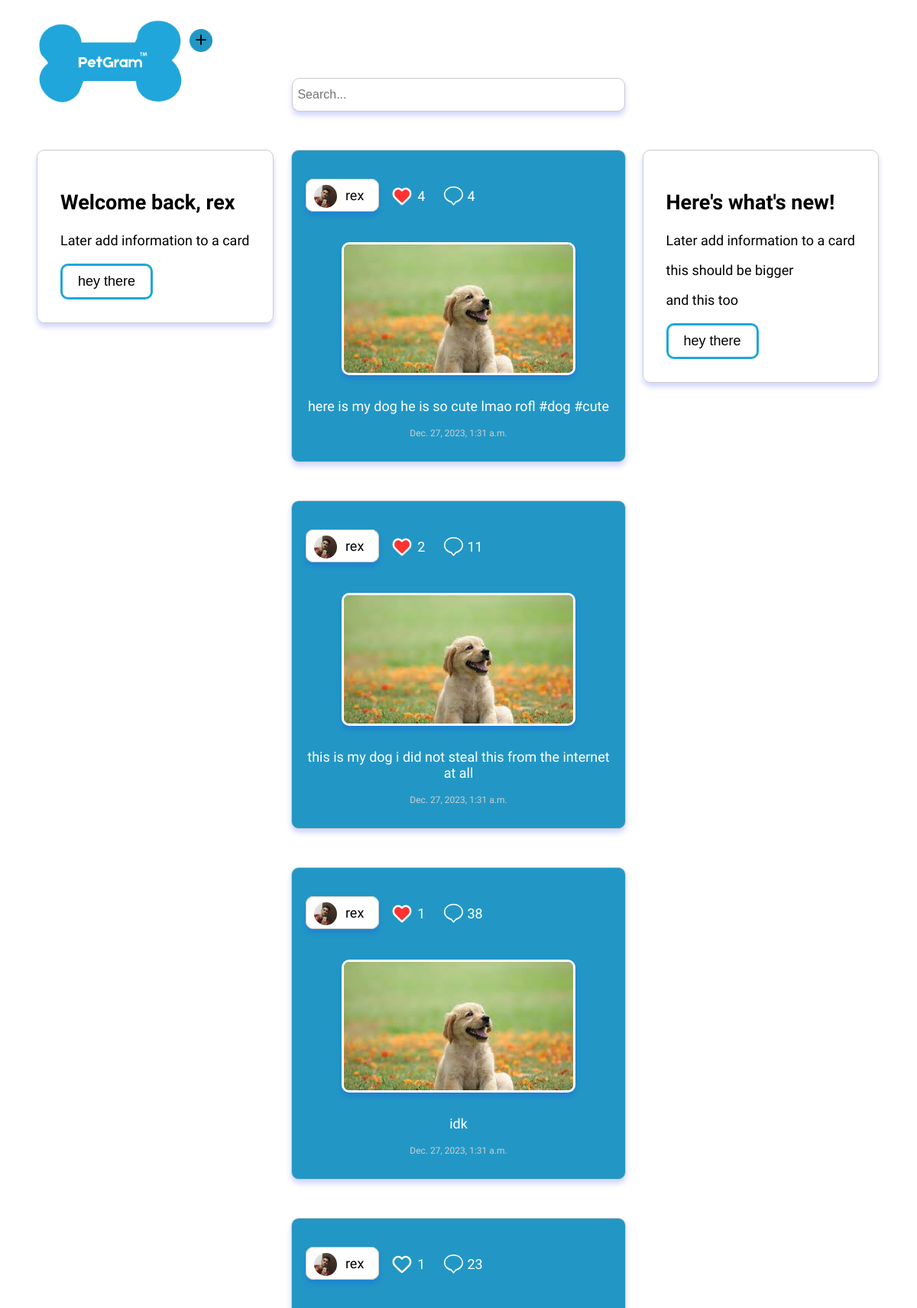
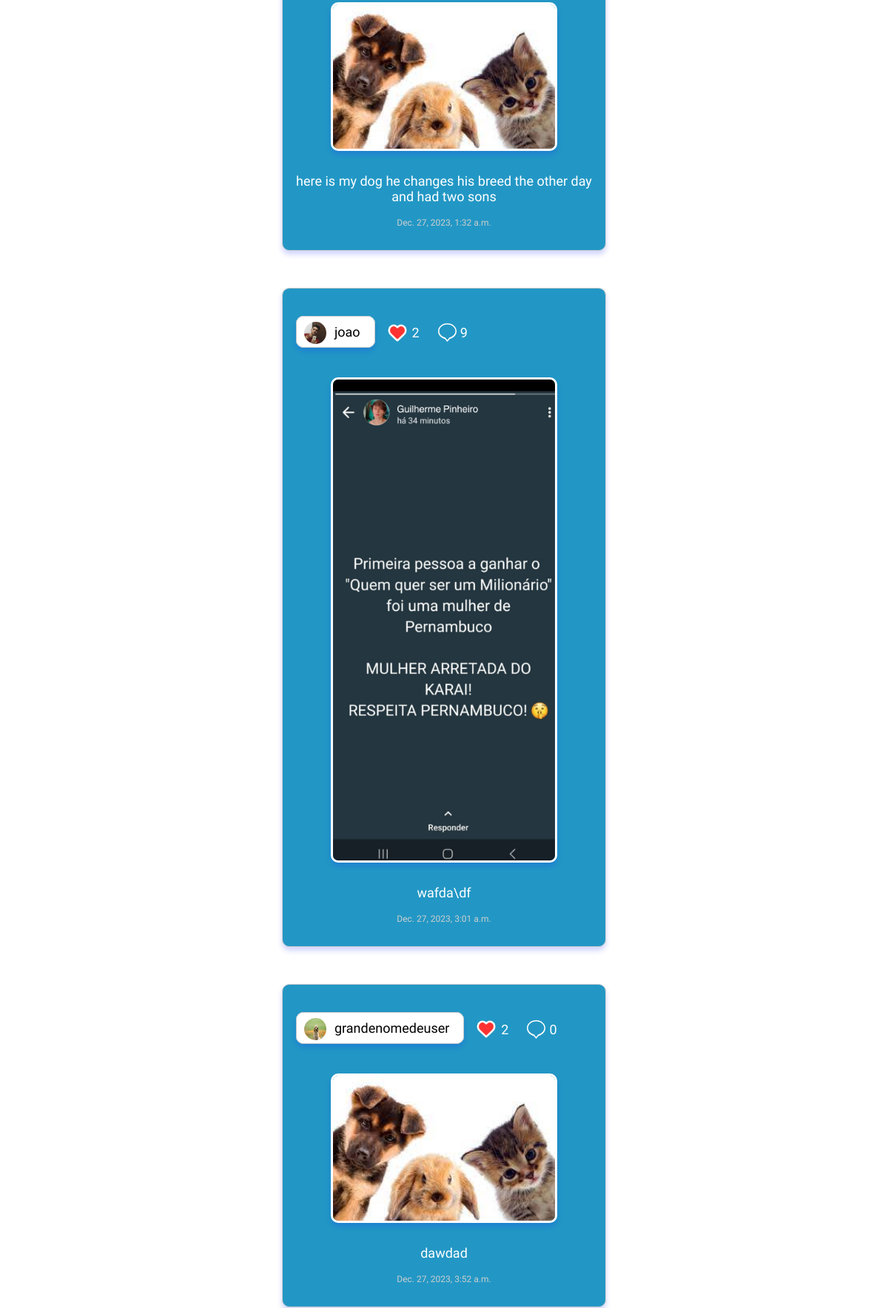
Screenshot of /home/ (signed in, upper part) with the database file from the repository (2 pictures, top to bottom).
### myapp/models.py (models this page shows, shortened)
class User(AbstractUser):
    profile_image = models.ImageField(null=True, blank=True, upload_to='images/')
    phone = models.CharField(max_length=20, null = True, blank=True)
    address = models.CharField(max_length=50 , null=True, blank=True)
    amount_of_followers = models.IntegerField(default=0)
    amount_of_following = models.IntegerField(default=0)
    followers = models.ManyToManyField('self', blank=True)

class Post(models.Model):
    user_profile = models.ForeignKey(UserProfile, on_delete=models.CASCADE, null=True)
    user = models.ForeignKey(User, on_delete=models.CASCADE, null=True, blank=True)
    image = models.ImageField(null=True, upload_to='images/')
    description = models.CharField(max_length=500, null=True, blank=True)
    date = models.DateTimeField(auto_now_add=True)
    likes = models.IntegerField(default=0)
    comment = models.IntegerField(default=0)
    who_liked = models.ManyToManyField(User, related_name='liked_posts', blank=True)

class UserProfile(models.Model):
    user = models.OneToOneField(User, on_delete=models.CASCADE)
    profile_image = models.ImageField(upload_to='images/', default='images/defaultuser.png')
    bio = models.CharField(max_length=100, null=True, blank=True)

### myapp/views.py (the view)
# urls.py: 2. Add a URL to urlpatterns:  path('', views.home, name='home')
@login_required
def home(request, selected_username=None):
    current_user = request.user
    if current_user.is_authenticated:
        posts = Post.objects.all()  # Retrieve all instances of a post
        if selected_username:
            try:
                user_profile = UserProfile.objects.get(user__username=selected_username)
            except UserProfile.DoesNotExist:
                user_profile = None
        else:
            user_profile = current_user.userprofile
        liked_posts = Likes.objects.filter(user=current_user).values_list('post', flat=True)
        return render(request, 'home.html', {'posts': posts, 'user_profile': user_profile, 'liked_posts': liked_posts})
    else:
        return redirect('login')

### myapp/templates/home.html (shortened to what this page needs)
{% extends "homebase.html" %}
{% block content %}
<!DOCTYPE html>
<html lang="en">
<head>
</head>
<body>
    {% load static %}
        <img id="logo" src="{% static 'img/logo.png' %}" alt="Petgram Logo">
        <a href="{% url 'create' %}">
            <img id="new" src="{% static 'img/addNewpost.png' %}" alt="Add a new post" title="Add a new post">
        </a>
        <div class="search-bar">
            <input type="text" placeholder=" Search...">
        </div>
    <div class="posts">
        <div class="card2">
            <div class="card-content">
                <h2>Here's what's new!</h2>
                <p>Later add information to a card</p>
                <p>this should be bigger</p>
                <p>and this too</p>
                <button>hey there</button>
            </div>
        </div>
        <div class="posts">
            <div class="card">
                <div class="card-content">
                    <h2>Welcome back, {{user.username}}</h2>
                    <p>Later add information to a card</p>
                    <button>hey there</button>
                </div>
            </div>
        {% for post in posts %}
        <div class="post">
            <div class = "info">
                <a href="{% url 'view_other_profile' username=post.user.username %}">
                    <pre><span><img id = "profilepic" src="{{ post.user_profile.profile_image.url }}" alt="">  {{ post.user.username }}  </span></pre>
                </a>
               <div id = "postlikes">
                    {% if post.id in liked_posts %}
                    <a href="{% url 'like_post' post.id %}">
                        <img id = "heart" src="{% static 'img/LikedPost.png' %}" alt="">
                    </a><p>{{ post.likes}}</p>
                    {% else %}
                    <a href="{% url 'like_post' post.id %}">
                        <img id = "heart" src="{% static 'img/likePost.svg' %}" alt="">
                    </a><p>{{ post.likes}}</p>
                    {% endif %}
                    <a href="{% url 'comment_post' post.id %}">
                        <img id = "heart" style = "width: 25px" src="{% static 'img/comment.svg' %}" alt="">
                    </a><p>{{post.comment}}</p>
               </div>
            </div>
            {% if post.image %}
                <img id = "post_image" src="{{ post.image.url }}" alt="">
            {% endif %}
            <p>{{ post.description }}</p>
            <p id = "date">{{ post.date }}</p>
        </div>
        {% endfor %}
    </div>
</body>
</html>
{% endblock %}

### myapp/static/homestyle.css (style rules this page uses)
body { font-family: 'Afacad', sans-serif; font-size: 18px; }
img { top: 20px; display: block; margin: 30px auto; width: 75%; }
#post_image { border-radius: 10px; box-shadow: 0 5px 7px rgba(22, 45, 255, 0.2); border: 3px solid #ffffff; }
.post { margin: 50px auto; width: 400px; padding: 1em; padding-top: 30px; border: 1px solid #CCC; border-radius: 10px; background-color: #2297c5; box-shadow: 0 5px 7px rgba(22, 45, 255, 0.2); height: 115%; }
#logo { float:left; width: 200px; margin: 10px 0; margin-left: 40px; }
.post p { color : white; text-align: center; }
span { color: rgb(0, 0, 0); font-size: 18px; border: 1px solid #CCC; border-radius: 10px; padding: 10px; box-shadow: 0 5px 7px rgba(22, 45, 255, 0.2); background-color: #ffffff; }
#new { display: inline-block; width: 30px; }
.card { position: fixed; float: left; margin-left: 40px; border: 1px solid #CCC; border-radius: 10px; padding: 30px; box-shadow: 0 5px 7px rgba(22, 45, 255, 0.2); }
#profilepic { margin : -10px 0; display: inline-block; width: 30px; height: 30px; padding-right : 2px; border-radius: 50%; overflow: hidden; }
.card2 { border: 1px solid #CCC; border-radius: 10px; padding: 30px; box-shadow: 0 5px 7px rgba(22, 45, 255, 0.2); position: fixed; right: 50px }
.search-bar { display: flex; justify-content: center; align-items: center; margin-right: 240px; }
.search-bar input[type="text"] { width: 430px; height: 40px; font-size: 16px; border: 1px solid #CCC; border-radius: 10px; box-shadow: 0 5px 7px rgba(22, 45, 255, 0.2); }
button { display: block; margin-top: 20px; border-radius: 10px; border: 3px solid #20a6db; background-color: #ffffff; font-size: 18px; padding: 10px 20px; cursor: pointer; }
a { text-decoration: none; }
pre { font-family: 'Afacad', sans-serif; font-size: 18px; }
.info { display: flex; flex-direction: row; }
#heart { width:30px; margin: 15px; }
#postlikes { display: flex; align-items: center; }
#postlikes p { position: relative; right: 10px; }
#date { font-size: 12px; color : #cecece; }

### rows the page displays
User: username "rex"
Post: user_profile.profile_image (picture), user.username "rex", likes "4", comment "4", image (picture), description "here is my dog he is so cute lmao rofl #dog #cute", date "Dec. 27, 2023, 1:31 a.m."
Post: user_profile.profile_image (picture), user.username "rex", likes "2", comment "11", image (picture), description "this is my dog i did not steal this from the internet at all", date "Dec. 27, 2023, 1:31 a.m."
Post: user_profile.profile_image (picture), user.username "rex", likes "1", comment "38", image (picture), description "idk", date "Dec. 27, 2023, 1:31 a.m."
Post: user_profile.profile_image (picture), user.username "rex", likes "1", comment "23", image (picture), description "here is my dog he changes his breed the other day and had two sons", date "Dec. 27, 2023, 1:32 a.m."
Post: user_profile.profile_image (picture), user.username "joao", likes "2", comment "9", image (picture), description "wafda\\df", date "Dec. 27, 2023, 3:01 a.m."
Post: user_profile.profile_image (picture), user.username "grandenomedeuser", likes "2", comment "0", image (picture), description "dawdad", date "Dec. 27, 2023, 3:52 a.m."
